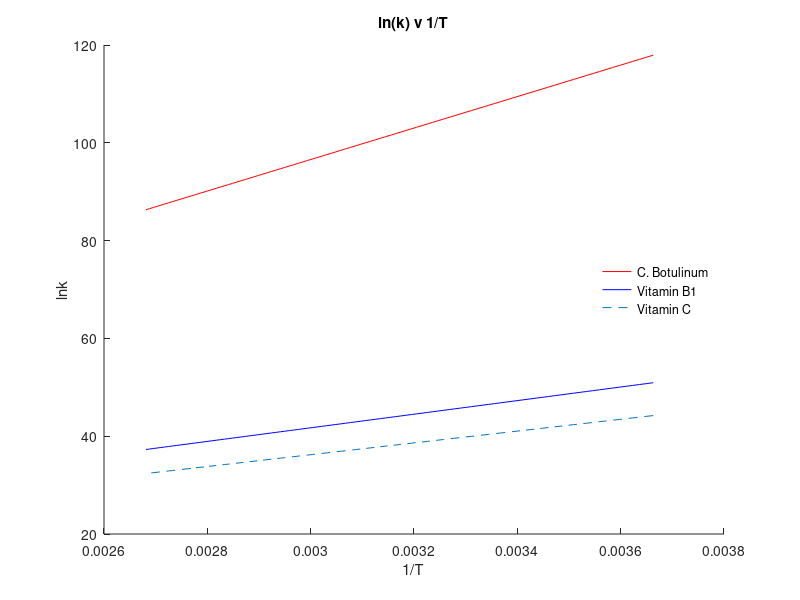

Recreate this plot in MATLAB.
% OPTIMAL TEMPERATURE FINDING%

R_gas = 8.314; %J/mol-K

%Define C. Bot parameters%
z_Cbot = 5*(47-32)/9 + 273; %Fahrenheit to Kelvin
Ea_Cbot = 64 * 4182; %J/mol

%Define Vitamin B1 Paramters
z_b1 = 5*(49-32)/9 + 273; %Fahrenheit to Kelvin
Ea_b1 = 27 * 4282; %J/mol

%Define Vitamin C Paramters
z_C = 5*(52-32)/9 + 273; %Fahrenheit to Kelvin
Ea_C = 24 * 4182; %J/mol

lnk_Cbot = zeros(1,101);
lnk_b1 = zeros(1,101);
lnk_C = zeros(1,101);

Temp = [0 + 273:1:100+273];
disp(Temp)
for i = 1:1:101
    lnk_Cbot(i) = -1*Ea_Cbot/R_gas/Temp(i);
end

for i = 1:1:101
    lnk_b1(i) = -1*Ea_b1/R_gas/Temp(i);
end

for i = 1:1:101
    lnk_C(i) = -1*Ea_C/R_gas/Temp(i);
end

for i = 1:1:101
    Temp(i) = 1/Temp(i);
end
disp(Temp)
figure(1)
hold on
plot(Temp,-1.*lnk_Cbot,'r-');
plot(Temp,-1.*lnk_b1,'b-');
plot(Temp,-1.*lnk_C,'--');
title('ln(k) v 1/T');
xlabel('1/T')
ylabel('lnk');
legend('C. Botulinum','Vitamin B1','Vitamin C','location','east');
legend('boxoff');